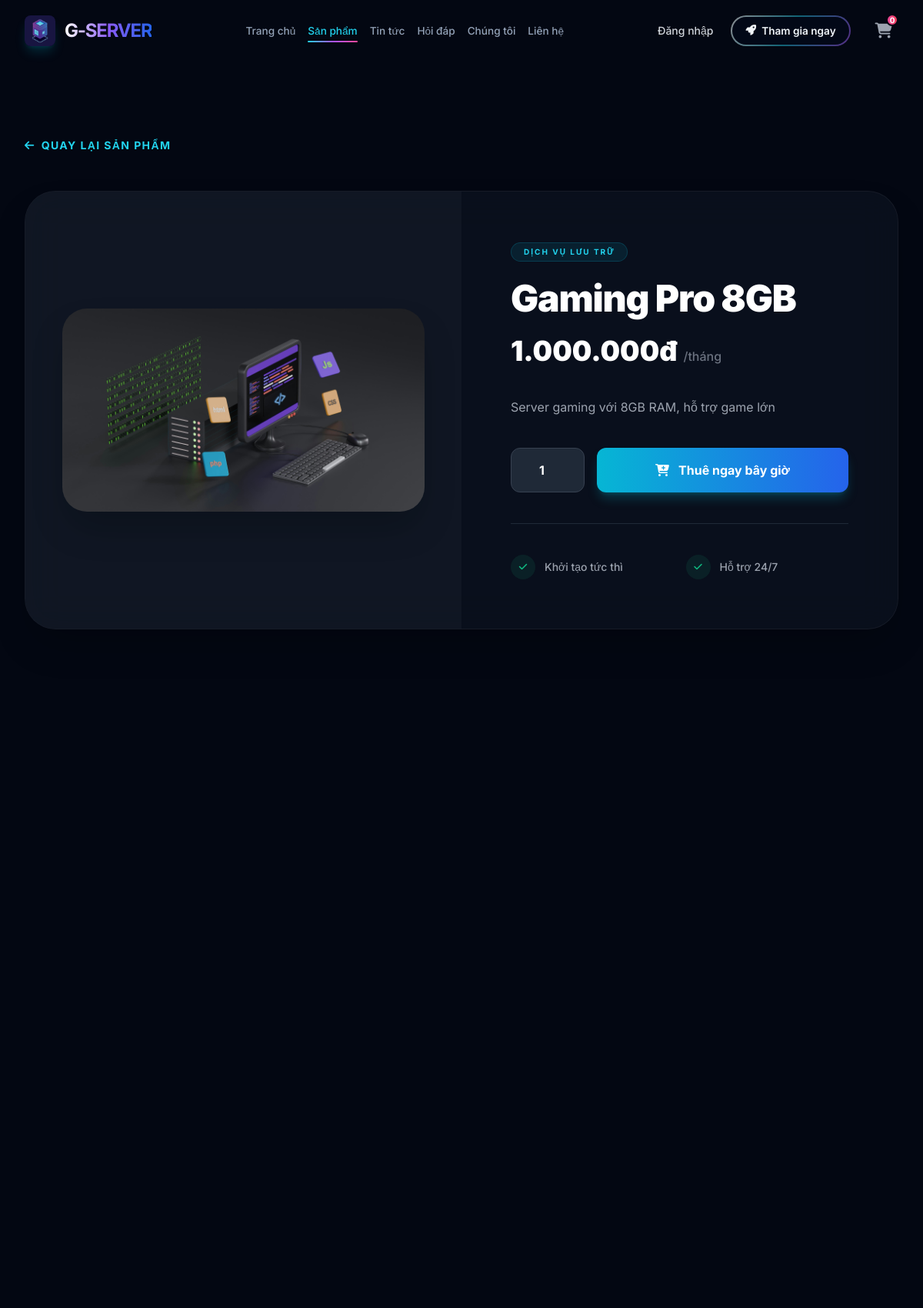
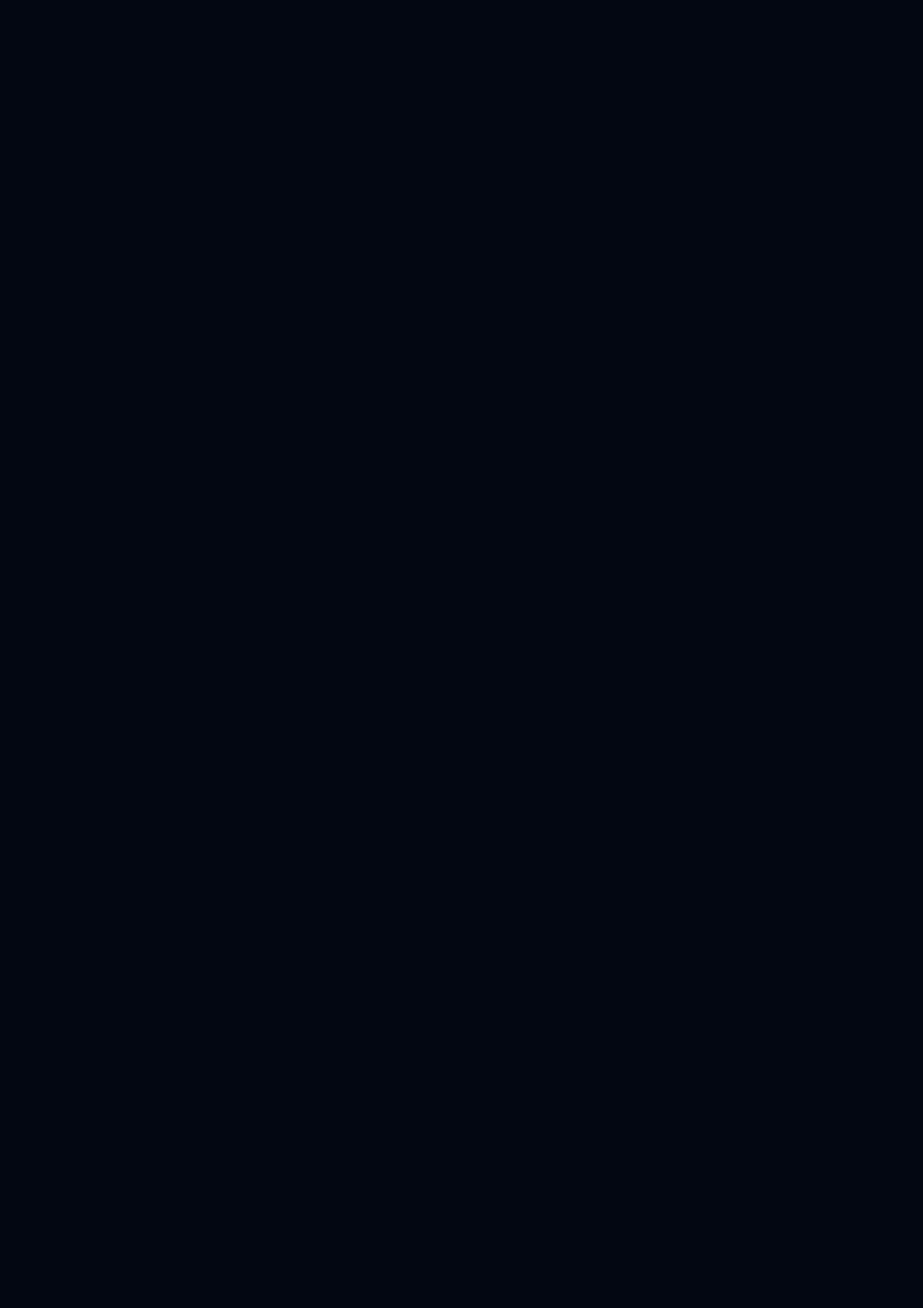
Page /products/show/gaming-pro-8gb (upper part) on the committed database (2 pictures, top to bottom).
### tables this page shows
CREATE TABLE products (
    id INT AUTO_INCREMENT PRIMARY KEY,
    category_id INT NOT NULL,
    name VARCHAR(100) NOT NULL,
    slug VARCHAR(100) UNIQUE NOT NULL,
    description TEXT,
    price DECIMAL(10,2) NOT NULL,
    ram_mb INT,
    cpu_cores INT,
    disk_gb INT,
    image_url VARCHAR(255),
    status ENUM('active', 'hidden') DEFAULT 'active',
    created_at TIMESTAMP DEFAULT CURRENT_TIMESTAMP,
    FOREIGN KEY (category_id) REFERENCES categories(id) ON DELETE CASCADE
);

### app/controllers/Products.php (called while the page is built, shortened)
<?php
class Products extends Controller {
    private $productModel;
    public function __construct() {
        $this->productModel = $this->model('Product');
    }
    public function show($slug) {
        $product = $this->productModel->getProductBySlug($slug);
        $relatedProducts = $this->productModel->getRelatedProducts($product->category_id, $product->id, 4);
        $reviews = $this->productModel->getReviews($product->id);
        $canReview = false;
        $hasReviewed = false;
        $avgRating = 0;
        if (count($reviews) > 0) {
            $totalStars = 0;
            foreach ($reviews as $r) { $totalStars += (int)$r->rating; }
            $avgRating = round($totalStars / count($reviews), 1);
        }
        $data = [
            'title' => $product->name . ' - Cloud Arena',
            'description' => 'Thuê server ' . $product->name . ' hiệu suất cao.',
            'product' => $product,
            'relatedProducts' => $relatedProducts,
            'reviews' => $reviews,
            'canReview' => $canReview,
            'hasReviewed' => $hasReviewed,
            'avgRating' => $avgRating
        ];
        $this->view('client/products/show', $data);
    }
}

### app/core/App.php (called while the page is built, shortened)
<?php
class App {
    protected $currentMethod = 'index';
    public function __construct() {
        $url = $this->getUrl();
        if (isset($url[0]) && strtolower($url[0]) === 'admin') {
            if (isset($url[1]) && file_exists('../app/controllers/Admin' . ucwords($url[1]) . '.php')) {
                $this->currentController = 'Admin' . ucwords($url[1]);
                unset($url[0]);
                unset($url[1]);
            } else {
                $this->currentController = 'Admin';
                unset($url[0]);
            }
            $url = array_values($url);
        } elseif (isset($url[0]) && preg_match('/^admin([A-Za-z0-9_]+)$/i', $url[0], $m) && file_exists('../app/controllers/Admin' . ucwords($m[1]) . '.php')) {
            $this->currentController = 'Admin' . ucwords($m[1]);
            unset($url[0]);
            $url = array_values($url);
        } elseif (isset($url[0]) && file_exists('../app/controllers/' . ucwords($url[0]) . '.php')) {
            unset($url[0]);
            $url = array_values($url);
        }
        $this->currentController = new $this->currentController;
        if (isset($url[0]) && $url[0] !== '') {
            $candidate = $url[0];
            if (method_exists($this->currentController, $candidate)) {
                $this->currentMethod = $candidate;
                unset($url[0]);
                $url = array_values($url);
            } elseif (is_numeric($candidate) && method_exists($this->currentController, 'show')) {
                $this->currentMethod = 'show';
            }
        }
        $this->params = $url ? array_values($url) : [];
        call_user_func_array([$this->currentController, $this->currentMethod], $this->params);
    }
    public function getUrl() {
        if (isset($_GET['url'])) {
            $url = rtrim($_GET['url'], '/');
            $url = filter_var($url, FILTER_SANITIZE_URL);
            $url = explode('/', $url);
            return $url;
        }
        return [];
    }
}

### public/index.php (called while the page is built, shortened)
<?php
$init = new App;

### app/core/Database.php (called while the page is built, shortened)
<?php
class Database {
    private $host = DB_HOST;
    private $user = DB_USER;
    private $pass = DB_PASS;
    private $port = DB_PORT;
    private $dbname = DB_NAME;
    private $dbh;
    private $stmt;
    public function __construct() {
        $dsn = 'mysql:host=' . $this->host . ';port=' . $this->port . ';dbname=' . $this->dbname;
        $options = array(
            PDO::ATTR_PERSISTENT => true,
            PDO::ATTR_ERRMODE => PDO::ERRMODE_EXCEPTION
        );
        try {
            $this->dbh = new PDO($dsn, $this->user, $this->pass, $options);
            $this->dbh->exec("SET time_zone = '+07:00'");
        } catch (PDOException $e) {
            $this->error = $e->getMessage();
            error_log('[CloudArena DB] Connection failed: ' . $e->getMessage());
            if (PHP_SAPI !== 'cli' && !headers_sent()) {
                http_response_code(503);
                header('Content-Type: text/html; charset=UTF-8');
            }
            if (PHP_SAPI !== 'cli') {
                echo '<!DOCTYPE html><html lang="vi"><head><meta charset="UTF-8"><title>Không khả dụng</title></head><body><p>Hệ thống tạm thời không khả dụng. Vui lòng thử lại sau.</p></body></html>';
            }
            exit(1);
        }
    }
    public function query($sql) {
        $this->stmt = $this->dbh->prepare($sql);
    }
    public function bind($param, $value, $type = null) {
        if (is_null($type)) {
            switch (true) {
                default:
                    $type = PDO::PARAM_STR;
            }
        }
        $this->stmt->bindValue($param, $value, $type);
    }
    public function execute() {
        return $this->stmt->execute();
    }
    public function resultSet() {
        $this->execute();
        return $this->stmt->fetchAll(PDO::FETCH_OBJ);
    }
    public function single() {
        $this->execute();
        return $this->stmt->fetch(PDO::FETCH_OBJ);
    }
}

### app/models/Setting.php (called while the page is built, shortened)
<?php
class Setting {
    private $db;
    public function __construct() {
        $this->db = new Database;
    }
    public function getPublicSettings() {
        $settings = $this->defaultPublicSettings;
        $this->db->query('SELECT key_name, value FROM settings');
        $rows = $this->db->resultSet();
        foreach ($rows as $row) {
            if (in_array($row->key_name, $this->publicKeys, true)) {
                $settings[$row->key_name] = $row->value;
            }
        }
        return $settings;
    }
}

### app/models/Product.php (called while the page is built, shortened)
<?php
class Product {
    private $db;
    public function __construct() {
        $this->db = new Database;
    }
    public function getProductBySlug($slug) {
        $this->db->query("SELECT p.*, c.name as category_name
                          FROM products p
                          LEFT JOIN categories c ON p.category_id = c.id
                          WHERE p.slug = :slug AND p.status = 'active'");
        $this->db->bind(':slug', $slug);
        return $this->db->single();
    }
    public function getRelatedProducts($category_id, $current_product_id, $limit = 4) {
        $this->db->query("SELECT p.*, c.name as category_name
            FROM products p
            LEFT JOIN categories c ON p.category_id = c.id
            WHERE p.category_id = :category_id
              AND p.id != :current_id
              AND p.status = 'active'
            ORDER BY RAND()
            LIMIT :limit");
        $this->db->bind(':category_id', (int)$category_id, PDO::PARAM_INT);
        $this->db->bind(':current_id', (int)$current_product_id, PDO::PARAM_INT);
        $this->db->bind(':limit', (int)$limit, PDO::PARAM_INT);
        return $this->db->resultSet();
    }
    public function getReviews($product_id) {
        $this->db->query("SELECT r.*, u.full_name, u.username, u.avatar
            FROM reviews r
            JOIN users u ON r.user_id = u.id
            WHERE r.product_id = :product_id
              AND r.status = 'approved'
            ORDER BY r.created_at DESC");
        $this->db->bind(':product_id', (int)$product_id, PDO::PARAM_INT);
        return $this->db->resultSet();
    }
}

### app/views/client/products/show.php (the view, shortened to what this page needs)
<?php require APPROOT . '/views/layouts/client/header.php'; ?>
<div class="bg-gray-950 py-24 min-h-[80vh]">
  <div class="max-w-7xl mx-auto px-4 sm:px-6 lg:px-8">
    <div class="mb-12">
      <a href="<?php echo URLROOT; ?>/products" class="inline-flex items-center text-cyan-400 hover:text-cyan-300 transition-colors font-bold text-sm uppercase tracking-widest">
        <i class="fa-solid fa-arrow-left mr-2"></i> Quay lại sản phẩm
      </a>
    </div>
    <div class="bg-gray-900/50 backdrop-blur-xl border border-white/5 rounded-[40px] overflow-hidden shadow-2xl">
      <div class="lg:flex">
        <div class="lg:w-1/2 p-8 lg:p-12 flex items-center justify-center bg-gray-800/30">
          <?php
          $prodImg = '';
          if (!empty($data['product']->image)) {
            $prodImg = $data['product']->image;
          } elseif (!empty($data['product']->image_url)) {
            $prodImg = $data['product']->image_url;
          }
          if ($prodImg):
            if (preg_match('#^https?://#i', $prodImg) || strpos($prodImg, 'data:') === 0) {
              $prodImgUrl = $prodImg;
            } else {
              $segments = explode('/', ltrim($prodImg, '/'));
              $encSegments = array_map('rawurlencode', $segments);
              $prodImgUrl = rtrim(URLROOT, '/') . '/' . implode('/', $encSegments);
            }
          ?>
            <img src="<?php echo htmlspecialchars($prodImgUrl, ENT_QUOTES, 'UTF-8'); ?>" alt="<?php echo htmlspecialchars($data['product']->name, ENT_QUOTES, 'UTF-8'); ?>" class="w-full h-auto object-cover rounded-[32px] shadow-2xl transition-transform hover:scale-105 duration-700">
          <?php else: ?>
            <div class="w-full aspect-square bg-gray-800/50 rounded-[32px] flex items-center justify-center border border-white/5">
              <i class="fa-solid fa-server text-9xl text-gray-700"></i>
            </div>
          <?php endif; ?>
        </div>
        <div class="p-8 lg:p-16 lg:w-1/2">
          <div class="inline-block px-4 py-1 bg-cyan-500/10 border border-cyan-500/20 rounded-full text-[10px] font-bold text-cyan-400 uppercase tracking-[0.2em] mb-6">
            Dịch vụ lưu trữ
          </div>
          <h2 class="text-4xl lg:text-5xl font-black text-white mb-6 tracking-tight leading-tight">
            <?php echo htmlspecialchars($data['product']->name, ENT_QUOTES, 'UTF-8'); ?>
          </h2>
          <div class="flex items-baseline gap-2 mb-10">
            <span class="text-4xl font-black text-white"><?php echo number_format($data['product']->price, 0, ',', '.'); ?>đ</span>
            <span class="text-gray-500 font-medium">/tháng</span>
          </div>
          <div class="prose prose-invert prose-cyan text-gray-400 leading-relaxed mb-10">
            <?php echo nl2br(htmlspecialchars($data['product']->description, ENT_QUOTES, 'UTF-8')); ?>
          </div>
          <div class="flex flex-col sm:flex-row items-center gap-4 mb-10">
            <form id="addToCartForm" action="<?php echo htmlspecialchars(URLROOT, ENT_QUOTES, 'UTF-8'); ?>/cart/add/<?php echo htmlspecialchars($data['product']->id, ENT_QUOTES, 'UTF-8'); ?>" method="POST" class="w-full flex gap-4">
              <input type="number" name="quantity" id="productQuantity" min="1" max="100" value="1" class="w-24 bg-gray-800 border border-gray-700 rounded-xl px-4 py-4 text-white text-center font-bold focus:ring-2 focus:ring-cyan-500/50 outline-none">
              <button type="submit" class="flex-1 bg-gradient-to-r from-cyan-500 to-blue-600 hover:from-cyan-400 hover:to-blue-500 text-white font-bold py-4 px-8 rounded-xl transition-all shadow-lg shadow-cyan-500/25 active:scale-[0.98] flex items-center justify-center gap-3">
                <i class="fa-solid fa-cart-plus"></i> Thuê ngay bây giờ
              </button>
            </form>
          </div>
          <div class="grid grid-cols-2 gap-4 border-t border-gray-800 pt-10">
            <div class="flex items-center gap-3">
              <div class="w-8 h-8 rounded-full bg-emerald-500/10 flex items-center justify-center text-emerald-500">
                <i class="fa-solid fa-check text-xs"></i>
              </div>
              <span class="text-sm text-gray-400 font-medium">Khởi tạo tức thì</span>
            </div>
            <div class="flex items-center gap-3">
              <div class="w-8 h-8 rounded-full bg-emerald-500/10 flex items-center justify-center text-emerald-500">
                <i class="fa-solid fa-check text-xs"></i>
              </div>
              <span class="text-sm text-gray-400 font-medium">Hỗ trợ 24/7</span>
            </div>
          </div>
        </div>
      </div>
    </div>
  </div>
</div>
<?php require APPROOT . '/views/layouts/client/footer.php'; ?>

### public/css/style.css (style rules this page uses)
html { scroll-behavior: smooth; }
body { -webkit-font-smoothing: antialiased; -moz-osx-font-smoothing: grayscale; }
:root { --card-w: 320px; --card-w-r: 350px; --card-left-top: 6rem; --card-right-top: 17rem; --card-left-x: -95px; --card-right-x: -80px; }

### app/views/layouts/client/header.php (style rules this page uses)
body { font-family: 'Inter', sans-serif; }

### rows in the picture
products: image_url (picture), name "Gaming Pro 8GB", price "1.000.000", description "Server gaming với 8GB RAM, hỗ trợ game lớn"

### other values in the picture
$item['label'] "Trang chủ"
$item['label'] "Sản phẩm"
$item['label'] "Tin tức"
$item['label'] "Hỏi đáp"
$item['label'] "Chúng tôi"
$item['label'] "Liên hệ"
$cartCount "0"
